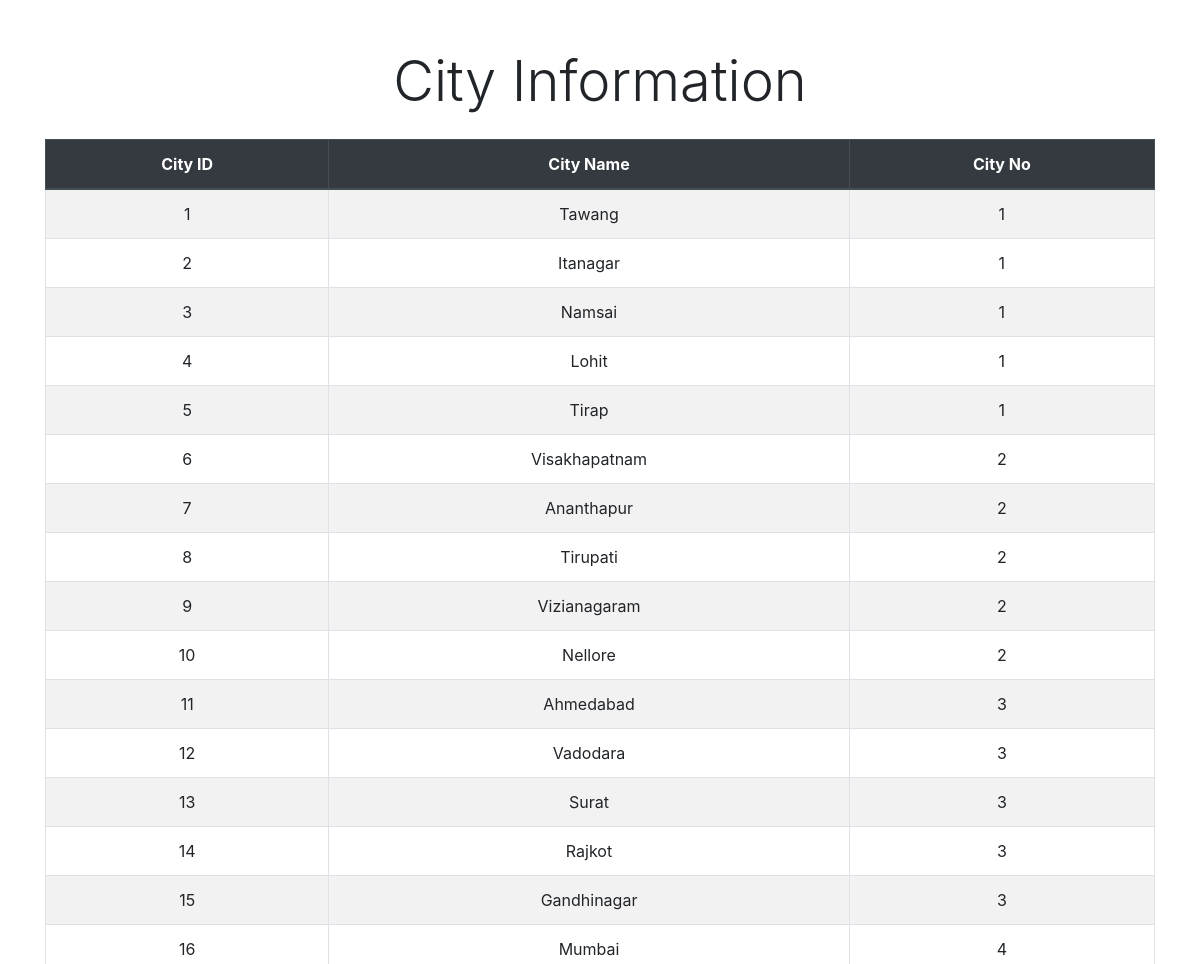
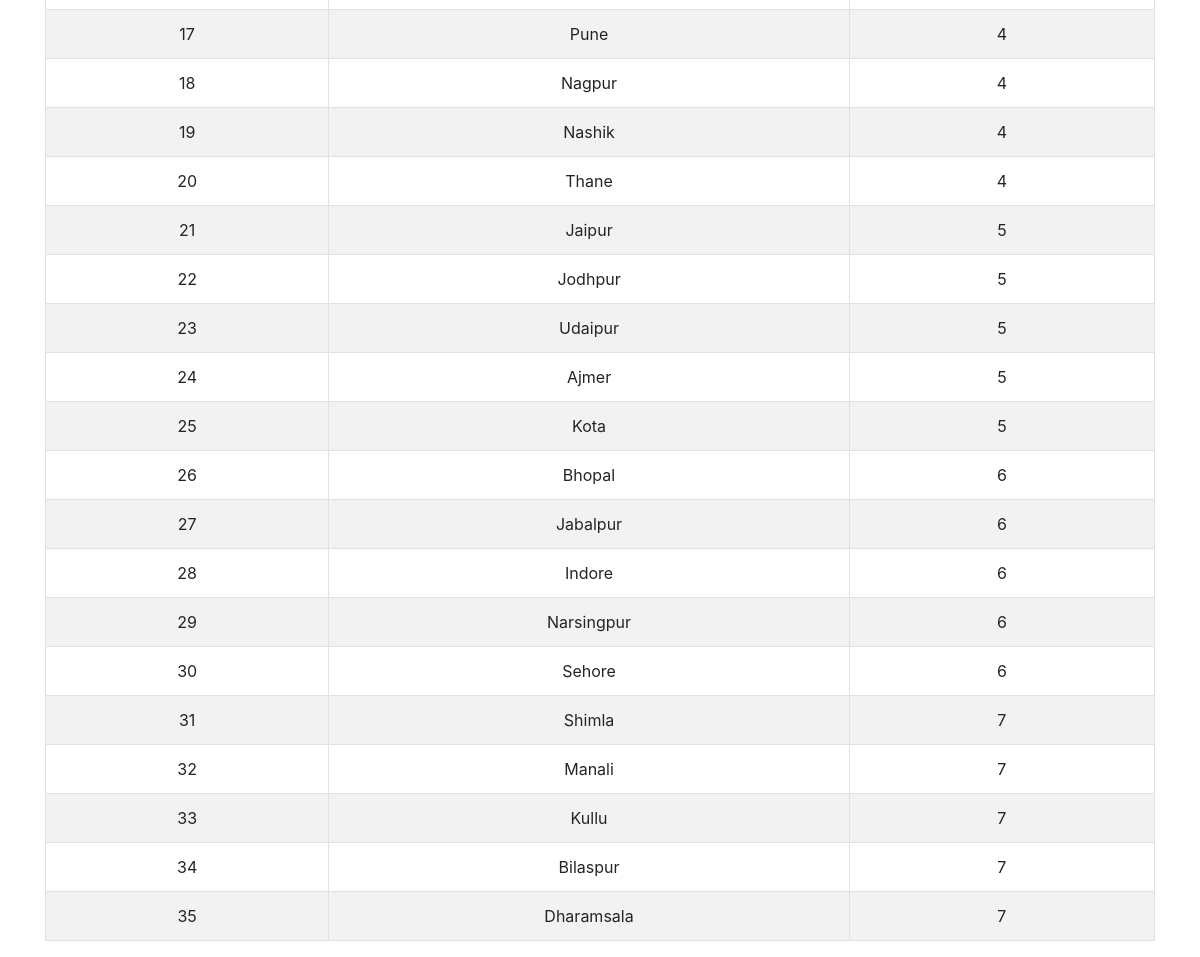
The page /Admin/client-show-city.php on the database its author committed (2 pictures, top to bottom).
### tables this page shows
CREATE TABLE `e_city` (
  `city_id` int(11) NOT NULL,
  `city_name` varchar(30) NOT NULL,
  `city_no` int(11) NOT NULL DEFAULT 0
);

### Admin/client-show-city.php (the view, shortened to what this page needs)
<!DOCTYPE html>
<html lang="en">
<head>
    <link rel="stylesheet" href="https://stackpath.bootstrapcdn.com/bootstrap/4.5.2/css/bootstrap.min.css">
    <link rel="stylesheet" href="https://stackpath.bootstrapcdn.com/bootstrap/4.5.2/css/bootstrap-theme.min.css">
</head>
<body>
<div class="container">
    <h1 class="display-4 text-center mt-5 mb-4">City Information</h1>
    <?php
    require "connection.php";
    $sql = "SELECT city_id, city_name, city_no FROM e_city";
    $result = mysqli_query($conn, $sql);
    if (mysqli_num_rows($result) > 0) {
        echo '<div class="table-responsive">';
        echo '<table class="table table-striped table-bordered">';
        echo '<thead class="thead-dark"><tr><th style="text-align: center;">City ID</th><th style="text-align: center;">City Name</th><th style="text-align: center;">City No</th></tr></thead>';
        echo '<tbody>';
        while ($row = mysqli_fetch_assoc($result)) {
            echo '<tr>';
            echo '<td style="text-align: center;">' . $row["city_id"] . '</td>';
            echo '<td style="text-align: center;">' . $row["city_name"] . '</td>';
            echo '<td style="text-align: center;">' . $row["city_no"] . '</td>';
            echo '</tr>';
        }
        echo '</tbody></table>';
        echo '</div>';
    } else {
        echo '<p class="text-center">0 results</p>';
    }
    ?>
</div>
</body>
</html>

### rows shown on the page
e_city: city_id "1", city_name "Tawang", city_no "1"
e_city: city_id "2", city_name "Itanagar", city_no "1"
e_city: city_id "3", city_name "Namsai", city_no "1"
e_city: city_id "4", city_name "Lohit", city_no "1"
e_city: city_id "5", city_name "Tirap", city_no "1"
e_city: city_id "6", city_name "Visakhapatnam", city_no "2"
e_city: city_id "7", city_name "Ananthapur", city_no "2"
e_city: city_id "8", city_name "Tirupati", city_no "2"
e_city: city_id "9", city_name "Vizianagaram", city_no "2"
e_city: city_id "10", city_name "Nellore", city_no "2"
e_city: city_id "11", city_name "Ahmedabad", city_no "3"
e_city: city_id "12", city_name "Vadodara", city_no "3"
e_city: city_id "13", city_name "Surat", city_no "3"
e_city: city_id "14", city_name "Rajkot", city_no "3"
e_city: city_id "15", city_name "Gandhinagar", city_no "3"
e_city: city_id "16", city_name "Mumbai", city_no "4"
e_city: city_id "17", city_name "Pune", city_no "4"
e_city: city_id "18", city_name "Nagpur", city_no "4"
e_city: city_id "19", city_name "Nashik", city_no "4"
e_city: city_id "20", city_name "Thane", city_no "4"
e_city: city_id "21", city_name "Jaipur", city_no "5"
e_city: city_id "22", city_name "Jodhpur", city_no "5"
e_city: city_id "23", city_name "Udaipur", city_no "5"
e_city: city_id "24", city_name "Ajmer", city_no "5"
e_city: city_id "25", city_name "Kota", city_no "5"
e_city: city_id "26", city_name "Bhopal", city_no "6"
e_city: city_id "27", city_name "Jabalpur", city_no "6"
e_city: city_id "28", city_name "Indore", city_no "6"
e_city: city_id "29", city_name "Narsingpur", city_no "6"
e_city: city_id "30", city_name "Sehore", city_no "6"
e_city: city_id "31", city_name "Shimla", city_no "7"
e_city: city_id "32", city_name "Manali", city_no "7"
e_city: city_id "33", city_name "Kullu", city_no "7"
e_city: city_id "34", city_name "Bilaspur", city_no "7"
e_city: city_id "35", city_name "Dharamsala", city_no "7"
